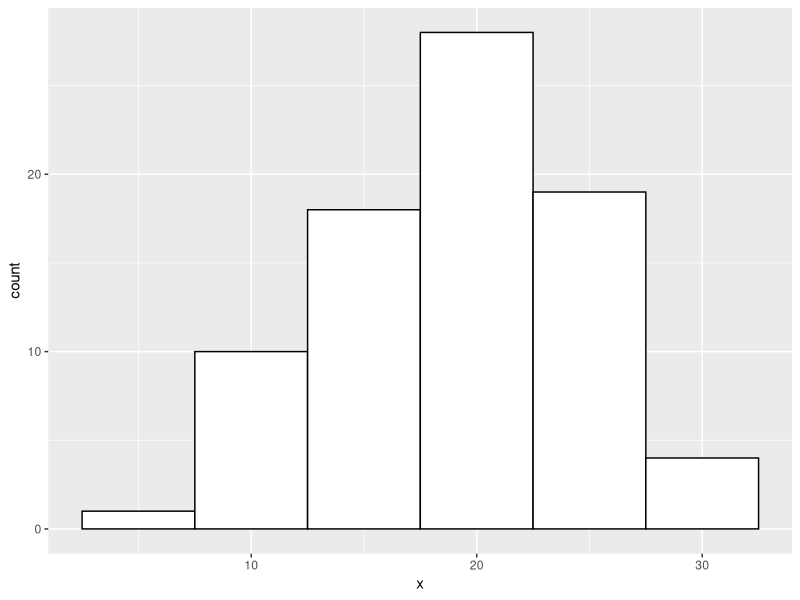
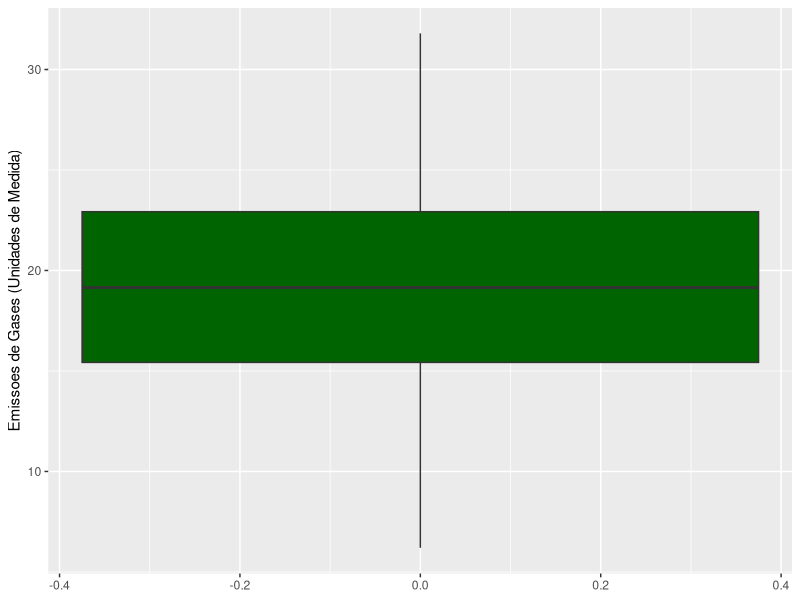

Here is the R script that generated these plots, in order:
library(ggplot2) # ggplot2 para gráficos

x <- c(15.8, 22.7, 26.8, 19.1, 18.5, 14.4, 8.3, 25.9, 26.4, 9.8, 21.9, 10.5, 17.3, 6.2, 18.0, 22.9, 24.6, 19.4, 12.3, 15.9, 20.1, 17.0, 22.3, 27.5, 23.9, 17.5, 11.0, 20.4, 16.2, 20.8, 20.9, 21.4, 18.0, 24.3, 11.8, 17.9, 18.7, 12.8, 15.5, 19.2, 13.9, 28.6, 19.4, 21.6, 13.5, 24.6, 20.0, 24.1, 9.0, 17.6, 25.7, 20.1, 13.2, 23.7, 10.7, 19.0, 14.5, 18.1, 31.8, 28.5, 22.7, 15.2, 23.0, 29.6, 11.2, 14.7, 20.5, 26.6, 13.3, 18.1, 24.8, 26.1, 7.7, 22.5, 19.3, 19.4, 16.7, 16.9, 23.5, 18.4)

y = sort(x)

# x é um vetor com os dados de emissão diários. Para calcular algumas medidas, criamos um vetor ordenado y contendo os valores de x 

# Gambiarra(?) para achar a moda do conjunto. A função de moda não é nativa do R. Abaixo o link que forneceu uma resposta funcional
#https://stackoverflow.com/questions/2547402/how-to-find-the-statistical-mode

Mode <- function(x) {
  ux <- unique(x)
  ux[which.max(tabulate(match(x, ux)))]
}

# Cálculo de média, moda e mediana

mediana = median(x)
moda = Mode(x)
mean = mean(x)

sprintf("Media: %f", mean)
sprintf("Moda: %f", moda)
sprintf("Mediana: %f", mediana)



amplitude = y[80] - y[1] # Amplitude é definida como a diferença entre o valor máximo e mínimo do conjunto
sprintf("Amplitude: %f", amplitude)

var = var(x) # Variancia de amostra (dividido por n-1)
sprintf("Variancia: %f", var)

std = sd(x) # Desvio padrão de amostra (dividido por n-1)
sprintf("Desvio Padrao: %f", std)

coef_var = var/mean # Coeficiente de variação = variância/média
sprintf("Coeficiente de Variacao: %f", coef_var)



df <- as.data.frame(x) # Colocando x em um dataframe para fazer os gráficos

hist <- ggplot(df, aes(x=x)) + 
  geom_histogram(binwidth=5, color="black", fill="white")  # Histograma

hist

boxplot <- ggplot(df, aes(y=x))+
            geom_boxplot(fill = "dark green") +
            ylab("Emissoes de Gases (Unidades de Medida)") # Boxplot

boxplot

print("Valor dos elementos dos quartis: ")

quantils <-quantile(y, c(0.25,0.5,0.75), type = 2) # Tipo 2 tira a média se for par
quantils

IQR = 22.95 - 15.35 # Inter Quartile Range

sprintf("IQR: %f", IQR) 
